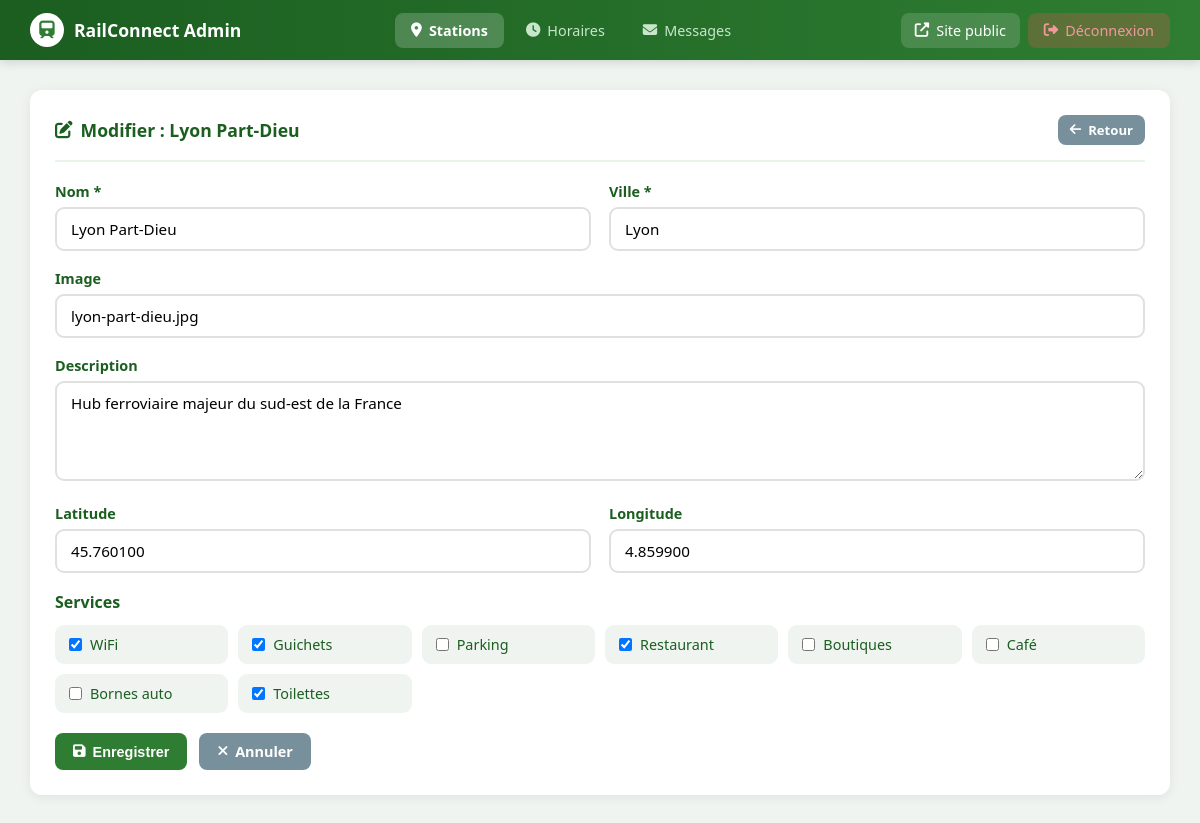
The app's page /admin/station_modifier.php?id=2 (signed in) with its own data.
### tables this page shows
CREATE TABLE IF NOT EXISTS stations (
    id INT AUTO_INCREMENT PRIMARY KEY,
    nom VARCHAR(100) NOT NULL,
    slug VARCHAR(100) NOT NULL UNIQUE,
    ville VARCHAR(100) NOT NULL,
    description TEXT,
    image VARCHAR(255),
    latitude DECIMAL(9,6),
    longitude DECIMAL(9,6),
    wifi TINYINT(1) DEFAULT 0,
    guichets TINYINT(1) DEFAULT 0,
    parking TINYINT(1) DEFAULT 0,
    restaurant TINYINT(1) DEFAULT 0,
    boutiques TINYINT(1) DEFAULT 0,
    cafe TINYINT(1) DEFAULT 0,
    bornes_auto TINYINT(1) DEFAULT 0,
    toilettes TINYINT(1) DEFAULT 0,
    created_at TIMESTAMP DEFAULT CURRENT_TIMESTAMP
);

### admin/station_modifier.php (the view, shortened to what this page needs)
<?php
require_once "config/db.php";
$id = (int) ($_GET['id'] ?? 0);
$stmt = $pdo->prepare("SELECT * FROM stations WHERE id = :id");
$stmt->execute(['id' => $id]);
$station = $stmt->fetch();
$data = $station;
require_once "includes/header_admin.php";
?>
<div class="card">
    <div class="card-header">
        <h2><i class="fas fa-edit"></i> Modifier : <?= htmlspecialchars($station['nom']) ?></h2>
        <a href="stations.php" class="btn btn-secondary btn-sm"><i class="fas fa-arrow-left"></i> Retour</a>
    </div>
    <form method="POST" action="station_modifier.php?id=<?= $id ?>">
        <div class="form-row cols-2">
            <div class="form-group">
                <label>Nom *</label>
                <input type="text" name="nom" value="<?= htmlspecialchars($data['nom']) ?>" required>
            </div>
            <div class="form-group">
                <label>Ville *</label>
                <input type="text" name="ville" value="<?= htmlspecialchars($data['ville']) ?>" required>
            </div>
        </div>
        <div class="form-row">
            <div class="form-group">
                <label>Image</label>
                <input type="text" name="image" value="<?= htmlspecialchars($data['image'] ?? '') ?>">
            </div>
        </div>
        <div class="form-row">
            <div class="form-group">
                <label>Description</label>
                <textarea name="description"><?= htmlspecialchars($data['description'] ?? '') ?></textarea>
            </div>
        </div>
        <div class="form-row cols-2">
            <div class="form-group">
                <label>Latitude</label>
                <input type="number" step="0.000001" name="latitude" value="<?= htmlspecialchars($data['latitude'] ?? '') ?>">
            </div>
            <div class="form-group">
                <label>Longitude</label>
                <input type="number" step="0.000001" name="longitude" value="<?= htmlspecialchars($data['longitude'] ?? '') ?>">
            </div>
        </div>
        <div style="margin-bottom:20px;">
            <label style="display:block;font-weight:600;color:#1b5e20;margin-bottom:12px;">Services</label>
            <div style="display:grid;grid-template-columns:repeat(auto-fill,minmax(150px,1fr));gap:10px;">
                <?php
                $services = [
                    'wifi'        => 'WiFi',
                    'guichets'    => 'Guichets',
                    'parking'     => 'Parking',
                    'restaurant'  => 'Restaurant',
                    'boutiques'   => 'Boutiques',
                    'cafe'        => 'Café',
                    'bornes_auto' => 'Bornes auto',
                    'toilettes'   => 'Toilettes',
                ];
                foreach ($services as $key => $label): ?>
                <label style="display:flex;align-items:center;gap:8px;background:#f0f4f0;padding:10px 14px;border-radius:9px;cursor:pointer;font-size:0.9rem;">
                    <input type="checkbox" name="<?= $key ?>" <?= !empty($data[$key]) ? 'checked' : '' ?>>
                    <?= $label ?>
                </label>
                <?php endforeach; ?>
            </div>
        </div>
        <div style="display:flex;gap:12px;">
            <button type="submit" class="btn btn-primary"><i class="fas fa-save"></i> Enregistrer</button>
            <a href="stations.php" class="btn btn-secondary"><i class="fas fa-times"></i> Annuler</a>
        </div>
    </form>
</div>
</div></body></html>

### admin/includes/header_admin.php (style rules this page uses)
* { margin: 0; padding: 0; box-sizing: border-box; }
body { font-family: 'Segoe UI', sans-serif; background: #f0f4f0; color: #1b5e20; }
.card { background: white; border-radius: 12px; padding: 25px; box-shadow: 0 2px 12px rgba(0,0,0,0.07); margin-bottom: 25px; }
.card-header { display: flex; justify-content: space-between; align-items: center; margin-bottom: 20px; padding-bottom: 15px; border-bottom: 2px solid #e8f5e9; }
.card-header h2 { font-size: 1.1rem; color: #1b5e20; display: flex; align-items: center; gap: 8px; }
.form-row { display: grid; gap: 18px; margin-bottom: 18px; }
.form-row.cols-2 { grid-template-columns: 1fr 1fr; }
.form-group label { display: block; margin-bottom: 6px; font-weight: 600; color: #1b5e20; font-size: 0.9rem; }
.form-group input, .form-group select, .form-group textarea { width: 100%; padding: 10px 14px; border: 2px solid #e0e0e0; border-radius: 9px; font-size: 0.95rem; outline: none; font-family: inherit; }
.form-group textarea { resize: vertical; min-height: 100px; }
.btn { display: inline-flex; align-items: center; gap: 7px; padding: 9px 18px; border-radius: 8px; font-weight: 600; font-size: 0.9rem; cursor: pointer; border: none; text-decoration: none; }
.btn-primary { background: #2e7d32; color: white; }
.btn-secondary { background: #78909c; color: white; }
.btn-sm { padding: 6px 12px; font-size: 0.82rem; }

### records on screen
stations: nom "Lyon Part-Dieu", ville "Lyon", image "lyon-part-dieu.jpg", description "Hub ferroviaire majeur du sud-est de la France", latitude "45.760100", longitude "4.859900"

### other values on screen
$label "WiFi"
$label "Guichets"
$label "Parking"
$label "Restaurant"
$label "Boutiques"
$label "Café"
$label "Bornes auto"
$label "Toilettes"
